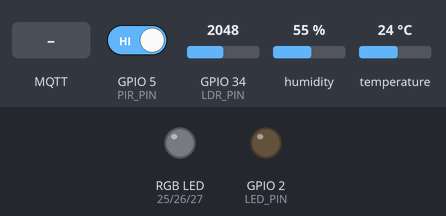
A sketch run on a simulated ESP32. Shown: an RGB LED mixed from three pins (HIGH = lit), output pins drawn as LEDs (lit = HIGH). Inputs (shaded band) come from the test bench; at power-on: GPIO 5 (PIR_PIN) HIGH, GPIO 34 (LDR_PIN) = 2048, humidity 55 %, temperature 24 °C. WiFi joins after 1.5 s; servers stay silent unless stated; random numbers use the default seed unless the sketch sets one; no MQTT or app messages arrive unless stated; not simulated (calls return 0 or success): env.h; what the sketch prints to the serial monitor is not drawn.

Above: at 2.7 s.
2.8 s: MQTT message "TOGGLE_LED" arrives on the first subscribed topic
At 3.9 s:
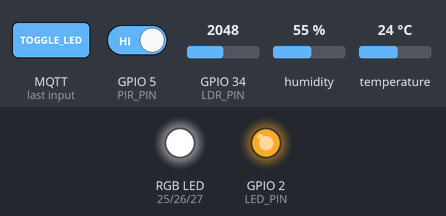
4.3 s: MQTT message "ping" arrives on the first subscribed topic
5.8 s: MQTT message "1" arrives on the first subscribed topic
Timing chart, 0 to 8.8 s (numbered marks = the images above; inputs shaded):
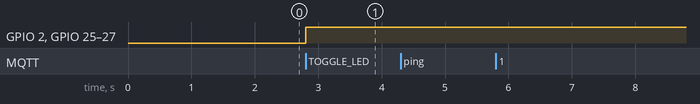

The sketch:

S1.ino
```cpp
//Inclusão das bibliotecas necessárias
#include <WiFi.h>
#include <PubSubClient.h>//para a conexão com o MQTT
#include <DHT.h> //para leitura do sensor de temperatura e umidade
#include <ArduinoJson.h> //para formatar os dados dos sensores em JSON facilitando a troca das informações
#include "env.h"
//Configurações de rede e mqtt
const char* ssid = "Wokwi-GUEST"; //CREDENCIAIS DE CONEXÃO
const char* password = "";

// MQTT
const char* mqtt_server = "179.222.224.26"; // Change to your MQTT broker
const int mqtt_port = 6883;
const char* mqtt_topic_out = "out/S1";
const char* mqtt_topic_in = "input/S1";

// Definições dos pinos necessários DHT, DHT22, Fotoresistor(LDR), Pino digital, LED e LED RGB
#define DHT_PIN 4 //temp/umid
#define LDR_PIN 34 //luminos
#define PIR_PIN 5 //presença
#define LED_PIN 2 //LED simples
#define LED_R_PIN 25//r
#define LED_G_PIN 26//g
#define LED_B_PIN 27//b

// DHT configurações do sensor
#define DHTTYPE DHT22
DHT dht(DHT_PIN, DHTTYPE);

// WiFi and MQTT clients
WiFiClient espClient;
PubSubClient client(espClient);

// Variaveis de estado
float temperature = 0; //variavel armazenar temperatura
float humidity = 0; //umidade
int luminosity = 0; //luminosidade
int presence = 0; //estado de presença
bool ledState = false; //estado do LED (ligado, desligado)
String ledRgbState = "Desligado"; //estado descritivo RGB

//variaveis para controlar o tempo (temporização)

unsigned long lastMsg = 0;
const long interval = 2000; // 2 segundos para envio de dados

//Função setup_wifi() tem o propósito de conectar o ESP32 à rede wifi

void setup_wifi() {
  delay(10);
  Serial.println();
  Serial.print("Connecting to ");
  Serial.println(ssid);

  WiFi.begin(ssid, password);

  //Aguarda a conexão ser estabelecida, exibe pontos de pogresso.
  while (WiFi.status() != WL_CONNECTED) {
    delay(500);
    Serial.print(".");
  }
  //Conexão bem-sucedida
  Serial.println("");
  Serial.println("WiFi connected");
  Serial.println("IP address: ");
  Serial.println(WiFi.localIP());
}

//Função callback com o propósito de processar as mensagens recebidas do broker MQTT. Lida com as mensagens recebidas. Ela é chamada quando uma mensagem chega ao tópico assinado (mqtt_topic_in)

void callback(char* topic, byte* payload, unsigned int length) {
  String message = "";
  for (int i = 0; i < length; i++) {
    message += (char)payload[i];
  }

  Serial.print("Message arrived [");
  Serial.print(topic);
  Serial.print("] ");
  Serial.println(message);

  //Comando é recebido para testar a conectividade (ping/pong)

    if(message == "ping") {
      client.publish(mqtt_topic_out, "pong"); //publica a resposta "pong"
    }
    //verifica o comando pra ligar/desligar
    if (message == "TOGGLE_LED") {
      ledState = !ledState; //inverte o estado atual do LED
      digitalWrite(LED_PIN, ledState ? HIGH : LOW);

      // Alterna o status do LED RGB
      if (ledState) {
        ledRgbState = "Ligado";
        //Liga o LED RGB
        digitalWrite(LED_R_PIN, HIGH);
        digitalWrite(LED_G_PIN, HIGH);
        digitalWrite(LED_B_PIN, HIGH);
      } else {
        ledRgbState = "Desligado";
        digitalWrite(LED_R_PIN, LOW);
        digitalWrite(LED_G_PIN, LOW);
        digitalWrite(LED_B_PIN, LOW);
      }
  }
}

//Função reconnect () com propósito que tentar reconectar o broker MQTT se caso a conexão cair. Manter a conexão continua ao brokerMQTT

void reconnect() {
  while (!client.connected()) {
    Serial.print("Attempting MQTT connection...");
    String clientId = "ESP32_S1_";
    // Cria um ID de cliente único
    clientId += String(random(0xffff), HEX);

    // Tenta conectar, usando o ID do cliente
    if (client.connect(clientId.c_str(), "nextrain", "nextrain")) {
      Serial.println("connected");
      client.subscribe(mqtt_topic_in);
    } else {
      // Loga o erro e tenta novamente em 5 segundos.
      Serial.print("failed, rc=");
      Serial.print(client.state());
      Serial.println(" try again in 5 seconds");
      delay(5000);
    }
  }
}

//Função readSensors() com o objetivo de ler o valor atual de todos os sensores. Obter os dados atuais dos sensores.
void readSensors() {
  // Lê o sensor DHT22.
  temperature = dht.readTemperature();
  humidity = dht.readHumidity();

  // Lê o LDR (fotoresistor).
  int ldrValue = analogRead(LDR_PIN);
  luminosity = map(ldrValue, 0, 4095, 0, 1000); // Convert to lux approximation

  // Lê o sensor PIR (presença). Retorna HIGH (1) ou LOW (0).
  presence = digitalRead(PIR_PIN);

  // Verifica se houve erro na leitura do DHT.
  if (isnan(temperature) || isnan(humidity)) {
    Serial.println("Failed to read from DHT sensor!");
    temperature = 0;
    humidity = 0;
  }
}

//Função publishData() com o propósito de formatar os dados em JSON e publica no tópico MQTT. Enviar dados ao Broker.
void publishData() {
  //Cria um documento JSON estático com capacidade máxima de 300 bytes
  StaticJsonDocument<300> doc;
  // Popula o documento JSON com os dados dos sensores e o estado do LED.
  doc["TEMPERATURE"] = String(temperature, 1);
  doc["HUMIDITY"] = String(humidity, 1);
  doc["LUMINOSITY"] = String(luminosity);
  doc["PRESENCE"] = String(presence);
  doc["LED_STATE"] = ledState ? "Ligado" : "Desligado";
  doc["LED_RGB"] = ledRgbState;

  char jsonBuffer[300];
  // converte o objeto JSON para uma string de caracteres.
  serializeJson(doc, jsonBuffer);
  // Publica a string JSON no tópico de saída.
  client.publish(mqtt_topic_out, jsonBuffer);

  Serial.println("Published data:");
  Serial.println(jsonBuffer);
}

//Função setup() propósito das configurações iniciais, execurta uma única vez ao ligar o ESP32
void setup() {
  Serial.begin(115200); //Inicia a comunicação serial para debug

  // Inicia os pinos de OUTPUT/INPUT
  pinMode(LED_PIN, OUTPUT);
  pinMode(LED_R_PIN, OUTPUT);
  pinMode(LED_G_PIN, OUTPUT);
  pinMode(LED_B_PIN, OUTPUT);
  pinMode(PIR_PIN, INPUT);
  pinMode(LDR_PIN, INPUT);

  // Desliga todos os LEDs no início
  digitalWrite(LED_PIN, LOW);
  digitalWrite(LED_R_PIN, LOW);
  digitalWrite(LED_G_PIN, LOW);
  digitalWrite(LED_B_PIN, LOW);

  // Inicializa o sensor DHT
  dht.begin();

  // Conecta ao WiFi
  setup_wifi();

  // Configura o MQTT
  client.setServer(mqtt_server, mqtt_port);
  client.setCallback(callback);

  Serial.println("S1 Station initialized!");
}

//Função loop contém uma lógica principal executada repetidamente e de forma rápida. Verifica se  MQTT esta conectado se nao tiver chama o reconnect. client loop para manter conexão MQTT.
void loop() {
  //verifica a conexão MQTT e tenta reconectar se necessário
  if (!client.connected()) {
    reconnect();
  }
  client.loop();
  // Lógica de temporização para envio de dados
  unsigned long now = millis();
  if (now - lastMsg > interval) {
    lastMsg = now;// Atualiza o último momento em que a mensagem foi enviada.

    readSensors();// Lê os sensores.
    publishData();// Publica os dados via MQTT.
  }
}
```

Measured:
- after the input at 2.8 s, GPIO 2 (LED_PIN), GPIO 25 (LED_R_PIN), GPIO 26 (LED_G_PIN), GPIO 27 (LED_B_PIN): LOW → HIGH at once
- after the input at 4.3 s, every drawn part: stays the same
- after the input at 5.8 s, every drawn part: stays the same
